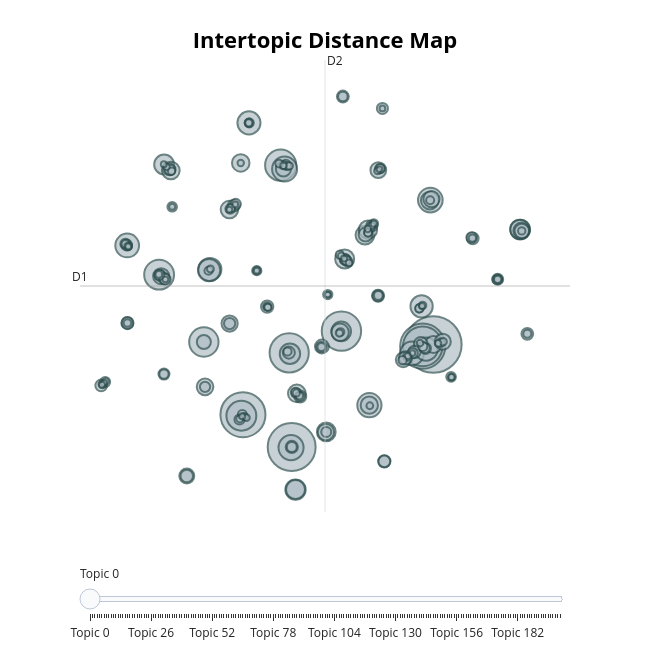

The cell this chart's notebook holds for it:
### Markdown cell above
### 10.6. Visualizações interativas

O BERTopic gera gráficos interativos (Plotly) muito úteis para apresentar em aula.
Execute cada um e explore passando o mouse sobre os elementos.

> Dica didática: o *mapa de distância entre tópicos* mostra quais temas são
> semanticamente próximos; o *barchart* mostra as palavras de cada tópico.

### Code cell
# Mapa de distância entre tópicos (cada bolha é um tópico; proximidade = similaridade)
topic_model.visualize_topics()

### Figure 1 — Plotly figure (JSON) as saved in the notebook; plotly's stock layout.template omitted (floating-point values rounded to 4 significant figures; data arrays with more than 128 entries replaced by an {"elided": "..."} marker saying what was removed)
{"data": [{"customdata": {"elided": "201x3 mixed values"}, "hovertemplate": "<b>Topic %{customdata[0]}</b><br>%{customdata[1]}<br>Size: %{customdata[2]}", "legendgroup": "", "marker": {"color": "#B0BEC5", "line": {"color": "DarkSlateGrey", "width": 2}, "size": {"elided": "201 int values"}, "sizemode": "area", "sizeref": 0.9125, "symbol": "circle"}, "mode": "markers", "name": "", "orientation": "v", "showlegend": false, "type": "scatter", "x": {"elided": "201 float values"}, "xaxis": "x", "y": {"elided": "201 float values"}, "yaxis": "y"}], "layout": {"annotations": [{"showarrow": false, "text": "D1", "x": -12.07, "y": 4.468, "yshift": 10}, {"showarrow": false, "text": "D2", "x": 6.103, "xshift": 10, "y": 23.15}], "height": 650, "hoverlabel": {"bgcolor": "white", "font": {"family": "Rockwell", "size": 16}}, "legend": {"itemsizing": "constant", "tracegroupgap": 0}, "margin": {"t": 60}, "shapes": [{"line": {"color": "#CFD8DC", "width": 2}, "type": "line", "x0": 6.103, "x1": 6.103, "y0": -14.22, "y1": 23.15}, {"line": {"color": "#9E9E9E", "width": 2}, "type": "line", "x0": -12.07, "x1": 24.28, "y0": 4.468, "y1": 4.468}], "sliders": [{"active": 0, "pad": {"t": 50}, "steps": [{"args": [{"marker.color": {"elided": "1x201 str values"}}], "label": "Topic 0", "method": "update"}, {"args": [{"marker.color": {"elided": "1x201 str values"}}], "label": "Topic 1", "method": "update"}, {"args": [{"marker.color": {"elided": "1x201 str values"}}], "label": "Topic 2", "method": "update"}, {"args": [{"marker.color": {"elided": "1x201 str values"}}], "label": "Topic 3", "method": "update"}, {"args": [{"marker.color": {"elided": "1x201 str values"}}], "label": "Topic 4", "method": "update"}, {"args": [{"marker.color": {"elided": "1x201 str values"}}], "label": "Topic 5", "method": "update"}, {"args": [{"marker.color": {"elided": "1x201 str values"}}], "label": "Topic 6", "method": "update"}, {"args": [{"marker.color": {"elided": "1x201 str values"}}], "label": "Topic 7", "method": "update"}, {"args": [{"marker.color": {"elided": "1x201 str values"}}], "label": "Topic 8", "method": "update"}, {"args": [{"marker.color": {"elided": "1x201 str values"}}], "label": "Topic 9", "method": "update"}, {"args": [{"marker.color": {"elided": "1x201 str values"}}], "label": "Topic 10", "method": "update"}, {"args": [{"marker.color": {"elided": "1x201 str values"}}], "label": "Topic 11", "method": "update"}, {"args": [{"marker.color": {"elided": "1x201 str values"}}], "label": "Topic 12", "method": "update"}, {"args": [{"marker.color": {"elided": "1x201 str values"}}], "label": "Topic 13", "method": "update"}, {"args": [{"marker.color": {"elided": "1x201 str values"}}], "label": "Topic 14", "method": "update"}, {"args": [{"marker.color": {"elided": "1x201 str values"}}], "label": "Topic 15", "method": "update"}, {"args": [{"marker.color": {"elided": "1x201 str values"}}], "label": "Topic 16", "method": "update"}, {"args": [{"marker.color": {"elided": "1x201 str values"}}], "label": "Topic 17", "method": "update"}, {"args": [{"marker.color": {"elided": "1x201 str values"}}], "label": "Topic 18", "method": "update"}, {"args": [{"marker.color": {"elided": "1x201 str values"}}], "label": "Topic 19", "method": "update"}, {"args": [{"marker.color": {"elided": "1x201 str values"}}], "label": "Topic 20", "method": "update"}, {"args": [{"marker.color": {"elided": "1x201 str values"}}], "label": "Topic 21", "method": "update"}, {"args": [{"marker.color": {"elided": "1x201 str values"}}], "label": "Topic 22", "method": "update"}, {"args": [{"marker.color": {"elided": "1x201 str values"}}], "label": "Topic 23", "method": "update"}, {"args": [{"marker.color": {"elided": "1x201 str values"}}], "label": "Topic 24", "method": "update"}, {"args": [{"marker.color": {"elided": "1x201 str values"}}], "label": "Topic 25", "method": "update"}, {"args": [{"marker.color": {"elided": "1x201 str values"}}], "label": "Topic 26", "method": "update"}, {"args": [{"marker.color": {"elided": "1x201 str values"}}], "label": "Topic 27", "method": "update"}, {"args": [{"marker.color": {"elided": "1x201 str values"}}], "label": "Topic 28", "method": "update"}, {"args": [{"marker.color": {"elided": "1x201 str values"}}], "label": "Topic 29", "method": "update"}, {"args": [{"marker.color": {"elided": "1x201 str values"}}], "label": "Topic 30", "method": "update"}, {"args": [{"marker.color": {"elided": "1x201 str values"}}], "label": "Topic 31", "method": "update"}, {"args": [{"marker.color": {"elided": "1x201 str values"}}], "label": "Topic 32", "method": "update"}, {"args": [{"marker.color": {"elided": "1x201 str values"}}], "label": "Topic 33", "method": "update"}, {"args": [{"marker.color": {"elided": "1x201 str values"}}], "label": "Topic 34", "method": "update"}, {"args": [{"marker.color": {"elided": "1x201 str values"}}], "label": "Topic 35", "method": "update"}, {"args": [{"marker.color": {"elided": "1x201 str values"}}], "label": "Topic 36", "method": "update"}, {"args": [{"marker.color": {"elided": "1x201 str values"}}], "label": "Topic 37", "method": "update"}, {"args": [{"marker.color": {"elided": "1x201 str values"}}], "label": "Topic 38", "method": "update"}, {"args": [{"marker.color": {"elided": "1x201 str values"}}], "label": "Topic 39", "method": "update"}, {"args": [{"marker.color": {"elided": "1x201 str values"}}], "label": "Topic 40", "method": "update"}, {"args": [{"marker.color": {"elided": "1x201 str values"}}], "label": "Topic 41", "method": "update"}, {"args": [{"marker.color": {"elided": "1x201 str values"}}], "label": "Topic 42", "method": "update"}, {"args": [{"marker.color": {"elided": "1x201 str values"}}], "label": "Topic 43", "method": "update"}, {"args": [{"marker.color": {"elided": "1x201 str values"}}], "label": "Topic 44", "method": "update"}, {"args": [{"marker.color": {"elided": "1x201 str values"}}], "label": "Topic 45", "method": "update"}, {"args": [{"marker.color": {"elided": "1x201 str values"}}], "label": "Topic 46", "method": "update"}, {"args": [{"marker.color": {"elided": "1x201 str values"}}], "label": "Topic 47", "method": "update"}, {"args": [{"marker.color": {"elided": "1x201 str values"}}], "label": "Topic 48", "method": "update"}, {"args": [{"marker.color": {"elided": "1x201 str values"}}], "label": "Topic 49", "method": "update"}, {"args": [{"marker.color": {"elided": "1x201 str values"}}], "label": "Topic 50", "method": "update"}, {"args": [{"marker.color": {"elided": "1x201 str values"}}], "label": "Topic 51", "method": "update"}, {"args": [{"marker.color": {"elided": "1x201 str values"}}], "label": "Topic 52", "method": "update"}, {"args": [{"marker.color": {"elided": "1x201 str values"}}], "label": "Topic 53", "method": "update"}, {"args": [{"marker.color": {"elided": "1x201 str values"}}], "label": "Topic 54", "method": "update"}, {"args": [{"marker.color": {"elided": "1x201 str values"}}], "label": "Topic 55", "method": "update"}, {"args": [{"marker.color": {"elided": "1x201 str values"}}], "label": "Topic 56", "method": "update"}, {"args": [{"marker.color": {"elided": "1x201 str values"}}], "label": "Topic 57", "method": "update"}, {"args": [{"marker.color": {"elided": "1x201 str values"}}], "label": "Topic 58", "method": "update"}, {"args": [{"marker.color": {"elided": "1x201 str values"}}], "label": "Topic 59", "method": "update"}, {"args": [{"marker.color": {"elided": "1x201 str values"}}], "label": "Topic 60", "method": "update"}, {"args": [{"marker.color": {"elided": "1x201 str values"}}], "label": "Topic 61", "method": "update"}, {"args": [{"marker.color": {"elided": "1x201 str values"}}], "label": "Topic 62", "method": "update"}, {"args": [{"marker.color": {"elided": "1x201 str values"}}], "label": "Topic 63", "method": "update"}, {"args": [{"marker.color": {"elided": "1x201 str values"}}], "label": "Topic 64", "method": "update"}, {"args": [{"marker.color": {"elided": "1x201 str values"}}], "label": "Topic 65", "method": "update"}, {"args": [{"marker.color": {"elided": "1x201 str values"}}], "label": "Topic 66", "method": "update"}, {"args": [{"marker.color": {"elided": "1x201 str values"}}], "label": "Topic 67", "method": "update"}, {"args": [{"marker.color": {"elided": "1x201 str values"}}], "label": "Topic 68", "method": "update"}, {"args": [{"marker.color": {"elided": "1x201 str values"}}], "label": "Topic 69", "method": "update"}, {"args": [{"marker.color": {"elided": "1x201 str values"}}], "label": "Topic 70", "method": "update"}, {"args": [{"marker.color": {"elided": "1x201 str values"}}], "label": "Topic 71", "method": "update"}, {"args": [{"marker.color": {"elided": "1x201 str values"}}], "label": "Topic 72", "method": "update"}, {"args": [{"marker.color": {"elided": "1x201 str values"}}], "label": "Topic 73", "method": "update"}, {"args": [{"marker.color": {"elided": "1x201 str values"}}], "label": "Topic 74", "method": "update"}, {"args": [{"marker.color": {"elided": "1x201 str values"}}], "label": "Topic 75", "method": "update"}, {"args": [{"marker.color": {"elided": "1x201 str values"}}], "label": "Topic 76", "method": "update"}, {"args": [{"marker.color": {"elided": "1x201 str values"}}], "label": "Topic 77", "method": "update"}, {"args": [{"marker.color": {"elided": "1x201 str values"}}], "label": "Topic 78", "method": "update"}, {"args": [{"marker.color": {"elided": "1x201 str values"}}], "label": "Topic 79", "method": "update"}, {"args": [{"marker.color": {"elided": "1x201 str values"}}], "label": "Topic 80", "method": "update"}, {"args": [{"marker.color": {"elided": "1x201 str values"}}], "label": "Topic 81", "method": "update"}, {"args": [{"marker.color": {"elided": "1x201 str values"}}], "label": "Topic 82", "method": "update"}, {"args": [{"marker.color": {"elided": "1x201 str values"}}], "label": "Topic 83", "method": "update"}, {"args": [{"marker.color": {"elided": "1x201 str values"}}], "label": "Topic 84", "method": "update"}, {"args": [{"marker.color": {"elided": "1x201 str values"}}], "label": "Topic 85", "method": "update"}, {"args": [{"marker.color": {"elided": "1x201 str values"}}], "label": "Topic 86", "method": "update"}, {"args": [{"marker.color": {"elided": "1x201 str values"}}], "label": "Topic 87", "method": "update"}, {"args": [{"marker.color": {"elided": "1x201 str values"}}], "label": "Topic 88", "method": "update"}, {"args": [{"marker.color": {"elided": "1x201 str values"}}], "label": "Topic 89", "method": "update"}, {"args": [{"marker.color": {"elided": "1x201 str values"}}], "label": "Topic 90", "method": "update"}, {"args": [{"marker.color": {"elided": "1x201 str values"}}], "label": "Topic 91", "method": "update"}, {"args": [{"marker.color": {"elided": "1x201 str values"}}], "label": "Topic 92", "method": "update"}, {"args": [{"marker.color": {"elided": "1x201 str values"}}], "label": "Topic 93", "method": "update"}, {"args": [{"marker.color": {"elided": "1x201 str values"}}], "label": "Topic 94", "method": "update"}, {"args": [{"marker.color": {"elided": "1x201 str values"}}], "label": "Topic 95", "method": "update"}, {"args": [{"marker.color": {"elided": "1x201 str values"}}], "label": "Topic 96", "method": "update"}, {"args": [{"marker.color": {"elided": "1x201 str values"}}], "label": "Topic 97", "method": "update"}, {"args": [{"marker.color": {"elided": "1x201 str values"}}], "label": "Topic 98", "method": "update"}, {"args": [{"marker.color": {"elided": "1x201 str values"}}], "label": "Topic 99", "method": "update"}, {"args": [{"marker.color": {"elided": "1x201 str values"}}], "label": "Topic 100", "method": "update"}, {"args": [{"marker.color": {"elided": "1x201 str values"}}], "label": "Topic 101", "method": "update"}, {"args": [{"marker.color": {"elided": "1x201 str values"}}], "label": "Topic 102", "method": "update"}, {"args": [{"marker.color": {"elided": "1x201 str values"}}], "label": "Topic 103", "method": "update"}, {"args": [{"marker.color": {"elided": "1x201 str values"}}], "label": "Topic 104", "method": "update"}, {"args": [{"marker.color": {"elided": "1x201 str values"}}], "label": "Topic 105", "method": "update"}, {"args": [{"marker.color": {"elided": "1x201 str values"}}], "label": "Topic 106", "method": "update"}, {"args": [{"marker.color": {"elided": "1x201 str values"}}], "label": "Topic 107", "method": "update"}, {"args": [{"marker.color": {"elided": "1x201 str values"}}], "label": "Topic 108", "method": "update"}, {"args": [{"marker.color": {"elided": "1x201 str values"}}], "label": "Topic 109", "method": "update"}, {"args": [{"marker.color": {"elided": "1x201 str values"}}], "label": "Topic 110", "method": "update"}, {"args": [{"marker.color": {"elided": "1x201 str values"}}], "label": "Topic 111", "method": "update"}, {"args": [{"marker.color": {"elided": "1x201 str values"}}], "label": "Topic 112", "method": "update"}, {"args": [{"marker.color": {"elided": "1x201 str values"}}], "label": "Topic 113", "method": "update"}, {"args": [{"marker.color": {"elided": "1x201 str values"}}], "label": "Topic 114", "method": "update"}, {"args": [{"marker.color": {"elided": "1x201 str values"}}], "label": "Topic 115", "method": "update"}, {"args": [{"marker.color": {"elided": "1x201 str values"}}], "label": "Topic 116", "method": "update"}, {"args": [{"marker.color": {"elided": "1x201 str values"}}], "label": "Topic 117", "method": "update"}, {"args": [{"marker.color": {"elided": "1x201 str values"}}], "label": "Topic 118", "method": "update"}, {"args": [{"marker.color": {"elided": "1x201 str values"}}], "label": "Topic 119", "method": "update"}, {"args": [{"marker.color": {"elided": "1x201 str values"}}], "label": "Topic 120", "method": "update"}, {"args": [{"marker.color": {"elided": "1x201 str values"}}], "label": "Topic 121", "method": "update"}, {"args": [{"marker.color": {"elided": "1x201 str values"}}], "label": "Topic 122", "method": "update"}, {"args": [{"marker.color": {"elided": "1x201 str values"}}], "label": "Topic 123", "method": "update"}, {"args": [{"marker.color": {"elided": "1x201 str values"}}], "label": "Topic 124", "method": "update"}, {"args": [{"marker.color": {"elided": "1x201 str values"}}], "label": "Topic 125", "method": "update"}, {"args": [{"marker.color": {"elided": "1x201 str values"}}], "label": "Topic 126", "method": "update"}, {"args": [{"marker.color": {"elided": "1x201 str values"}}], "label": "Topic 127", "method": "update"}, {"args": [{"marker.color": {"elided": "1x201 str values"}}], "label": "Topic 128", "method": "update"}, {"args": [{"marker.color": {"elided": "1x201 str values"}}], "label": "Topic 129", "method": "update"}, {"args": [{"marker.color": {"elided": "1x201 str values"}}], "label": "Topic 130", "method": "update"}, {"args": [{"marker.color": {"elided": "1x201 str values"}}], "label": "Topic 131", "method": "update"}, {"args": [{"marker.color": {"elided": "1x201 str values"}}], "label": "Topic 132", "method": "update"}, {"args": [{"marker.color": {"elided": "1x201 str values"}}], "label": "Topic 133", "method": "update"}, {"args": [{"marker.color": {"elided": "1x201 str values"}}], "label": "Topic 134", "method": "update"}, {"args": [{"marker.color": {"elided": "1x201 str values"}}], "label": "Topic 135", "method": "update"}, {"args": [{"marker.color": {"elided": "1x201 str values"}}], "label": "Topic 136", "method": "update"}, {"args": [{"marker.color": {"elided": "1x201 str values"}}], "label": "Topic 137", "method": "update"}, {"args": [{"marker.color": {"elided": "1x201 str values"}}], "label": "Topic 138", "method": "update"}, {"args": [{"marker.color": {"elided": "1x201 str values"}}], "label": "Topic 139", "method": "update"}, {"args": [{"marker.color": {"elided": "1x201 str values"}}], "label": "Topic 140", "method": "update"}, {"args": [{"marker.color": {"elided": "1x201 str values"}}], "label": "Topic 141", "method": "update"}, {"args": [{"marker.color": {"elided": "1x201 str values"}}], "label": "Topic 142", "method": "update"}, {"args": [{"marker.color": {"elided": "1x201 str values"}}], "label": "Topic 143", "method": "update"}, {"args": [{"marker.color": {"elided": "1x201 str values"}}], "label": "Topic 144", "method": "update"}, {"args": [{"marker.color": {"elided": "1x201 str values"}}], "label": "Topic 145", "method": "update"}, {"args": [{"marker.color": {"elided": "1x201 str values"}}], "label": "Topic 146", "method": "update"}, {"args": [{"marker.color": {"elided": "1x201 str values"}}], "label": "Topic 147", "method": "update"}, {"args": [{"marker.color": {"elided": "1x201 str values"}}], "label": "Topic 148", "method": "update"}, {"args": [{"marker.color": {"elided": "1x201 str values"}}], "label": "Topic 149", "method": "update"}, {"args": [{"marker.color": {"elided": "1x201 str values"}}], "label": "Topic 150", "method": "update"}, {"args": [{"marker.color": {"elided": "1x201 str values"}}], "label": "Topic 151", "method": "update"}, {"args": [{"marker.color": {"elided": "1x201 str values"}}], "label": "Topic 152", "method": "update"}, {"args": [{"marker.color": {"elided": "1x201 str values"}}], "label": "Topic 153", "method": "update"}, {"args": [{"marker.color": {"elided": "1x201 str values"}}], "label": "Topic 154", "method": "update"}, {"args": [{"marker.color": {"elided": "1x201 str values"}}], "label": "Topic 155", "method": "update"}, {"args": [{"marker.color": {"elided": "1x201 str values"}}], "label": "Topic 156", "method": "update"}, {"args": [{"marker.color": {"elided": "1x201 str values"}}], "label": "Topic 157", "method": "update"}, {"args": [{"marker.color": {"elided": "1x201 str values"}}], "label": "Topic 158", "method": "update"}, {"args": [{"marker.color": {"elided": "1x201 str values"}}], "label": "Topic 159", "method": "update"}, {"args": [{"marker.color": {"elided": "1x201 str values"}}], "label": "Topic 160", "method": "update"}, {"args": [{"marker.color": {"elided": "1x201 str values"}}], "label": "Topic 161", "method": "update"}, {"args": [{"marker.color": {"elided": "1x201 str values"}}], "label": "Topic 162", "method": "update"}, {"args": [{"marker.color": {"elided": "1x201 str values"}}], "label": "Topic 163", "method": "update"}, {"args": [{"marker.color": {"elided": "1x201 str values"}}], "label": "Topic 164", "method": "update"}, {"args": [{"marker.color": {"elided": "1x201 str values"}}], "label": "Topic 165", "method": "update"}, {"args": [{"marker.color": {"elided": "1x201 str values"}}], "label": "Topic 166", "method": "update"}, {"args": [{"marker.color": {"elided": "1x201 str values"}}], "label": "Topic 167", "method": "update"}, {"args": [{"marker.color": {"elided": "1x201 str values"}}], "label": "Topic 168", "method": "update"}, {"args": [{"marker.color": {"elided": "1x201 str values"}}], "label": "Topic 169", "method": "update"}, {"args": [{"marker.color": {"elided": "1x201 str values"}}], "label": "Topic 170", "method": "update"}, {"args": [{"marker.color": {"elided": "1x201 str values"}}], "label": "Topic 171", "method": "update"}, {"args": [{"marker.color": {"elided": "1x201 str values"}}], "label": "Topic 172", "method": "update"}, {"args": [{"marker.color": {"elided": "1x201 str values"}}], "label": "Topic 173", "method": "update"}, {"args": [{"marker.color": {"elided": "1x201 str values"}}], "label": "Topic 174", "method": "update"}, {"args": [{"marker.color": {"elided": "1x201 str values"}}], "label": "Topic 175", "method": "update"}, {"args": [{"marker.color": {"elided": "1x201 str values"}}], "label": "Topic 176", "method": "update"}, {"args": [{"marker.color": {"elided": "1x201 str values"}}], "label": "Topic 177", "method": "update"}, {"args": [{"marker.color": {"elided": "1x201 str values"}}], "label": "Topic 178", "method": "update"}, {"args": [{"marker.color": {"elided": "1x201 str values"}}], "label": "Topic 179", "method": "update"}, {"args": [{"marker.color": {"elided": "1x201 str values"}}], "label": "Topic 180", "method": "update"}, {"args": [{"marker.color": {"elided": "1x201 str values"}}], "label": "Topic 181", "method": "update"}, {"args": [{"marker.color": {"elided": "1x201 str values"}}], "label": "Topic 182", "method": "update"}, {"args": [{"marker.color": {"elided": "1x201 str values"}}], "label": "Topic 183", "method": "update"}, {"args": [{"marker.color": {"elided": "1x201 str values"}}], "label": "Topic 184", "method": "update"}, {"args": [{"marker.color": {"elided": "1x201 str values"}}], "label": "Topic 185", "method": "update"}, {"args": [{"marker.color": {"elided": "1x201 str values"}}], "label": "Topic 186", "method": "update"}, {"args": [{"marker.color": {"elided": "1x201 str values"}}], "label": "Topic 187", "method": "update"}, {"args": [{"marker.color": {"elided": "1x201 str values"}}], "label": "Topic 188", "method": "update"}, {"args": [{"marker.color": {"elided": "1x201 str values"}}], "label": "Topic 189", "method": "update"}, {"args": [{"marker.color": {"elided": "1x201 str values"}}], "label": "Topic 190", "method": "update"}, {"args": [{"marker.color": {"elided": "1x201 str values"}}], "label": "Topic 191", "method": "update"}, {"args": [{"marker.color": {"elided": "1x201 str values"}}], "label": "Topic 192", "method": "update"}, {"args": [{"marker.color": {"elided": "1x201 str values"}}], "label": "Topic 193", "method": "update"}, {"args": [{"marker.color": {"elided": "1x201 str values"}}], "label": "Topic 194", "method": "update"}, {"args": [{"marker.color": {"elided": "1x201 str values"}}], "label": "Topic 195", "method": "update"}, {"args": [{"marker.color": {"elided": "1x201 str values"}}], "label": "Topic 196", "method": "update"}, {"args": [{"marker.color": {"elided": "1x201 str values"}}], "label": "Topic 197", "method": "update"}, {"args": [{"marker.color": {"elided": "1x201 str values"}}], "label": "Topic 198", "method": "update"}, {"args": [{"marker.color": {"elided": "1x201 str values"}}], "label": "Topic 199", "method": "update"}, {"args": [{"marker.color": {"elided": "1x201 str values"}}], "label": "Topic 200", "method": "update"}]}], "title": {"font": {"color": "Black", "size": 22}, "text": "<b>Intertopic Distance Map</b>", "x": 0.5, "xanchor": "center", "y": 0.95, "yanchor": "top"}, "width": 650, "xaxis": {"anchor": "y", "domain": [0, 1], "range": [-12.07, 24.28], "title": {"text": ""}, "visible": false}, "yaxis": {"anchor": "x", "domain": [0, 1], "range": [-14.22, 23.15], "title": {"text": ""}, "visible": false}}}
